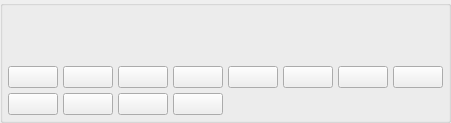
      <widget class="QGroupBox" name="groupBox_6">
       <property name="minimumSize">
        <size>
         <width>0</width>
         <height>0</height>
        </size>
       </property>
       <property name="title">
        <string/>
       </property>
       <layout class="QGridLayout" name="gridLayout_4">
        <property name="leftMargin">
         <number>5</number>
        </property>
        <property name="topMargin">
         <number>5</number>
        </property>
        <property name="rightMargin">
         <number>5</number>
        </property>
        <property name="bottomMargin">
         <number>5</number>
        </property>
        <property name="spacing">
         <number>5</number>
        </property>
        <item row="0" column="1">
         <widget class="ConfigGainWidget" name="AIn2_Channel_Gain" native="true">
          <property name="minimumSize">
           <size>
            <width>50</width>
            <height>50</height>
           </size>
          </property>
          <property name="MaxValue" stdset="0">
           <double>12.000000000000000</double>
          </property>
          <property name="MinValue" stdset="0">
           <double>-60.000000000000000</double>
          </property>
         </widget>
        </item>
        <item row="0" column="0">
         <widget class="ConfigGainWidget" name="AIn1_Channel_Gain" native="true">
          <property name="minimumSize">
           <size>
            <width>50</width>
            <height>50</height>
           </size>
          </property>
          <property name="MaxValue" stdset="0">
           <double>12.000000000000000</double>
          </property>
          <property name="MinValue" stdset="0">
           <double>-60.000000000000000</double>
          </property>
         </widget>
        </item>
        <item row="2" column="0">
         <widget class="QPushButton" name="AIn1_Channel_Eq">
          <property name="minimumSize">
           <size>
            <width>50</width>
            <height>0</height>
           </size>
          </property>
          <property name="focusPolicy">
           <enum>Qt::NoFocus</enum>
          </property>
          <property name="text">
           <string/>
          </property>
         </widget>
        </item>
        <item row="0" column="7">
         <widget class="ConfigGainWidget" name="NIn4_Channel_Gain" native="true">
          <property name="minimumSize">
           <size>
            <width>50</width>
            <height>50</height>
           </size>
          </property>
          <property name="MaxValue" stdset="0">
           <double>12.000000000000000</double>
          </property>
          <property name="MinValue" stdset="0">
           <double>-60.000000000000000</double>
          </property>
         </widget>
        </item>
        <item row="1" column="2">
         <widget class="QPushButton" name="AIn3_Channel_Mute">
          <property name="minimumSize">
           <size>
            <width>50</width>
            <height>0</height>
           </size>
          </property>
          <property name="focusPolicy">
           <enum>Qt::NoFocus</enum>
          </property>
          <property name="text">
           <string/>
          </property>
          <property name="checkable">
           <bool>true</bool>
          </property>
          <property name="form" stdset="0">
           <cstring>Mute</cstring>
          </property>
         </widget>
        </item>
        <item row="2" column="3">
         <widget class="QPushButton" name="AIn4_Channel_Eq">
          <property name="minimumSize">
           <size>
            <width>50</width>
            <height>0</height>
           </size>
          </property>
          <property name="focusPolicy">
           <enum>Qt::NoFocus</enum>
          </property>
          <property name="text">
           <string/>
          </property>
         </widget>
        </item>
        <item row="0" column="5">
         <widget class="ConfigGainWidget" name="NIn2_Channel_Gain" native="true">
          <property name="minimumSize">
           <size>
            <width>50</width>
            <height>50</height>
           </size>
          </property>
          <property name="MaxValue" stdset="0">
           <double>12.000000000000000</double>
          </property>
          <property name="MinValue" stdset="0">
           <double>-60.000000000000000</double>
          </property>
         </widget>
        </item>
        <item row="1" column="6">
         <widget class="QPushButton" name="NIn3_Channel_Mute">
          <property name="minimumSize">
           <size>
            <width>50</width>
            <height>0</height>
           </size>
          </property>
          <property name="focusPolicy">
           <enum>Qt::NoFocus</enum>
          </property>
          <property name="text">
           <string/>
          </property>
          <property name="checkable">
           <bool>true</bool>
          </property>
          <property name="form" stdset="0">
           <cstring>Mute</cstring>
          </property>
         </widget>
        </item>
        <item row="1" column="3">
         <widget class="QPushButton" name="AIn4_Channel_Mute">
          <property name="minimumSize">
           <size>
            <width>50</width>
            <height>0</height>
           </size>
          </property>
          <property name="focusPolicy">
           <enum>Qt::NoFocus</enum>
          </property>
          <property name="text">
           <string/>
          </property>
          <property name="checkable">
           <bool>true</bool>
          </property>
          <property name="form" stdset="0">
           <cstring>Mute</cstring>
          </property>
         </widget>
        </item>
        <item row="0" column="3">
         <widget class="ConfigGainWidget" name="AIn4_Channel_Gain" native="true">
          <property name="minimumSize">
           <size>
            <width>50</width>
            <height>50</height>
           </size>
          </property>
          <property name="MaxValue" stdset="0">
           <double>12.000000000000000</double>
          </property>
          <property name="MinValue" stdset="0">
           <double>-60.000000000000000</double>
          </property>
         </widget>
        </item>
        <item row="1" column="7">
         <widget class="QPushButton" name="NIn4_Channel_Mute">
          <property name="minimumSize">
           <size>
            <width>50</width>
            <height>0</height>
           </size>
          </property>
          <property name="focusPolicy">
           <enum>Qt::NoFocus</enum>
          </property>
          <property name="text">
           <string/>
          </property>
          <property name="checkable">
           <bool>true</bool>
          </property>
          <property name="form" stdset="0">
           <cstring>Mute</cstring>
          </property>
         </widget>
        </item>
        <item row="2" column="2">
         <widget class="QPushButton" name="AIn3_Channel_Eq">
          <property name="minimumSize">
           <size>
            <width>50</width>
            <height>0</height>
           </size>
          </property>
          <property name="focusPolicy">
           <enum>Qt::NoFocus</enum>
          </property>
          <property name="text">
           <string/>
          </property>
         </widget>
        </item>
        <item row="0" column="2">
         <widget class="ConfigGainWidget" name="AIn3_Channel_Gain" native="true">
          <property name="minimumSize">
           <size>
            <width>50</width>
            <height>50</height>
           </size>
          </property>
          <property name="MaxValue" stdset="0">
           <double>12.000000000000000</double>
          </property>
          <property name="MinValue" stdset="0">
           <double>-60.000000000000000</double>
          </property>
         </widget>
        </item>
        <item row="1" column="0">
         <widget class="QPushButton" name="AIn1_Channel_Mute">
          <property name="minimumSize">
           <size>
            <width>50</width>
            <height>0</height>
           </size>
          </property>
          <property name="focusPolicy">
           <enum>Qt::NoFocus</enum>
          </property>
          <property name="text">
           <string/>
          </property>
          <property name="checkable">
           <bool>true</bool>
          </property>
          <property name="form" stdset="0">
           <cstring>Mute</cstring>
          </property>
         </widget>
        </item>
        <item row="1" column="5">
         <widget class="QPushButton" name="NIn2_Channel_Mute">
          <property name="minimumSize">
           <size>
            <width>50</width>
            <height>0</height>
           </size>
          </property>
          <property name="focusPolicy">
           <enum>Qt::NoFocus</enum>
          </property>
          <property name="text">
           <string/>
          </property>
          <property name="checkable">
           <bool>true</bool>
          </property>
          <property name="form" stdset="0">
           <cstring>Mute</cstring>
          </property>
         </widget>
        </item>
        <item row="0" column="4">
         <widget class="ConfigGainWidget" name="NIn1_Channel_Gain" native="true">
          <property name="minimumSize">
           <size>
            <width>50</width>
            <height>50</height>
           </size>
          </property>
          <property name="MaxValue" stdset="0">
           <double>12.000000000000000</double>
          </property>
          <property name="MinValue" stdset="0">
           <double>-60.000000000000000</double>
          </property>
         </widget>
        </item>
        <item row="2" column="1">
         <widget class="QPushButton" name="AIn2_Channel_Eq">
          <property name="minimumSize">
           <size>
            <width>50</width>
            <height>0</height>
           </size>
          </property>
          <property name="focusPolicy">
           <enum>Qt::NoFocus</enum>
          </property>
          <property name="text">
           <string/>
          </property>
         </widget>
        </item>
        <item row="0" column="6">
         <widget class="ConfigGainWidget" name="NIn3_Channel_Gain" native="true">
          <property name="minimumSize">
           <size>
            <width>50</width>
            <height>50</height>
           </size>
          </property>
          <property name="MaxValue" stdset="0">
           <double>12.000000000000000</double>
          </property>
          <property name="MinValue" stdset="0">
           <double>-60.000000000000000</double>
          </property>
         </widget>
        </item>
        <item row="1" column="1">
         <widget class="QPushButton" name="AIn2_Channel_Mute">
          <property name="minimumSize">
           <size>
            <width>50</width>
            <height>0</height>
           </size>
          </property>
          <property name="focusPolicy">
           <enum>Qt::NoFocus</enum>
          </property>
          <property name="text">
           <string/>
          </property>
          <property name="checkable">
           <bool>true</bool>
          </property>
          <property name="form" stdset="0">
           <cstring>Mute</cstring>
          </property>
         </widget>
        </item>
        <item row="1" column="4">
         <widget class="QPushButton" name="NIn1_Channel_Mute">
          <property name="minimumSize">
           <size>
            <width>50</width>
            <height>0</height>
           </size>
          </property>
          <property name="focusPolicy">
           <enum>Qt::NoFocus</enum>
          </property>
          <property name="text">
           <string/>
          </property>
          <property name="checkable">
           <bool>true</bool>
          </property>
          <property name="form" stdset="0">
           <cstring>Mute</cstring>
          </property>
         </widget>
        </item>
       </layout>
      </widget>
